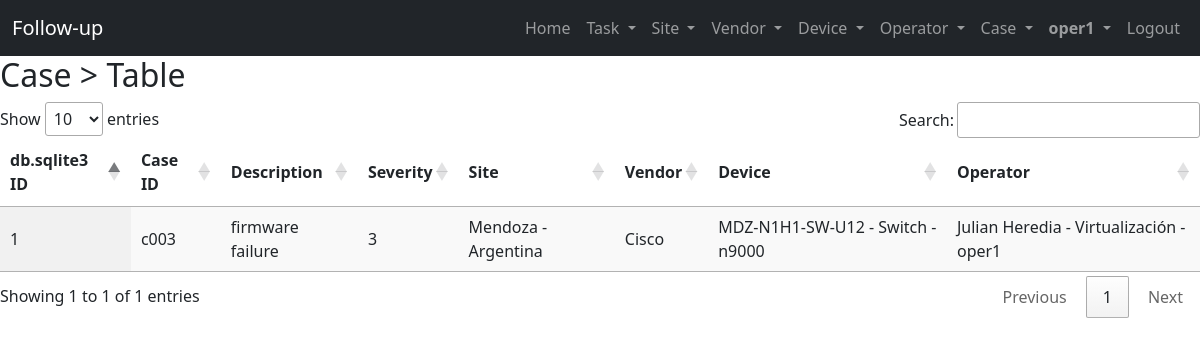
The page /case_table/ (signed in) on the database as committed earlier.
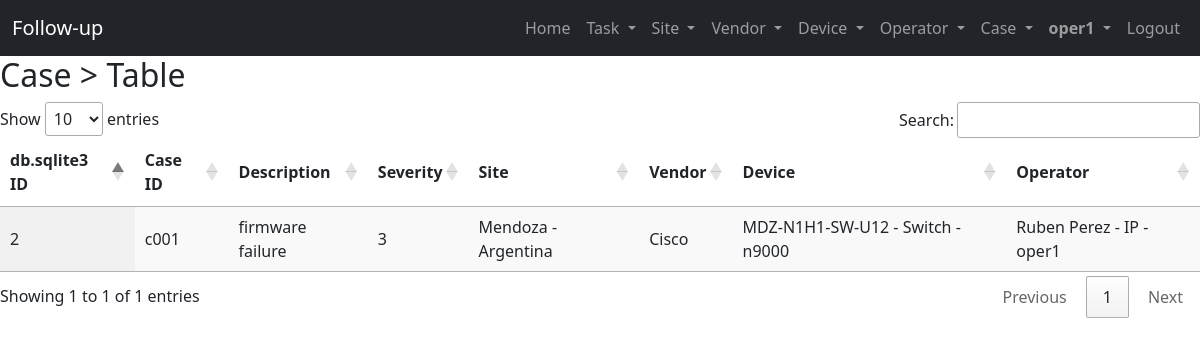
The same page on the database as committed later.
### tasks/models.py (models this page shows, shortened)
class Case(models.Model):
  SEVERITIES = (
    ('1', "Not classified"),
    ('2', "Information"),
    ('3', "Warning"),
    ('4', "Average"),
    ('5', "High"),
    ('6', "Disaster")
  )
  caseId = models.CharField(max_length=6)
  description = models.CharField(max_length=20)
  severity = models.CharField(choices=SEVERITIES, max_length=2, null=True)
  site = models.ForeignKey(Site, on_delete=models.CASCADE, null=True)
  vendor = models.ForeignKey(Vendor, on_delete=models.CASCADE, null=True)
  device = models.ForeignKey(Device, on_delete=models.CASCADE, null=True)
  operator = models.ForeignKey(Operator, on_delete=models.CASCADE, null=True)
  caseImage = models.ImageField(upload_to='cases', blank=True, null=True)
  class Meta():
    verbose_name = 'Case'
    verbose_name_plural = 'Cases'
    ordering = ('caseId', 'description')
    unique_together = ('caseId', 'description')

class Site(models.Model):
  siteId = models.CharField(max_length=6)
  name = models.CharField(max_length=20)
  address = models.CharField(max_length=30)
  city = models.CharField(max_length=20)
  country = models.CharField(max_length=20)
  switchowner = models.CharField(max_length=30)
  contact = models.IntegerField(default=0)
  siteImage = models.ImageField(upload_to='sites', blank=True, null=True) # default=""
  def __str__(self):
    return self.name + ' - ' + self.country
  class Meta():
    verbose_name = 'Site'
    verbose_name_plural = 'Sites'
    ordering = ('siteId', 'name')
    unique_together = ('siteId', 'name')

class Vendor(models.Model):
  vendorId = models.CharField(max_length=6)
  name = models.CharField(max_length=20)
  email = models.EmailField()
  contact = models.IntegerField()
  vendorImage = models.ImageField(upload_to='vendors', blank=True, null=True)
  def __str__(self):
    return self.name
  class Meta():
    verbose_name = 'Vendor'
    verbose_name_plural = 'Vendors'
    ordering = ('vendorId', 'name')
    unique_together = ('vendorId', 'name')

class Device(models.Model):
  deviceId = models.CharField(max_length=6)
  name = models.CharField(max_length=20)
  category = models.CharField(max_length=20)
  model = models.CharField(max_length=20)
  serialNumber = models.CharField(max_length=30)
  rack = models.CharField(max_length=30)
  site = models.ForeignKey(Site, on_delete=models.CASCADE, null=True)
  vendor = models.ForeignKey(Vendor, on_delete=models.CASCADE, null=True)
  deviceImage = models.ImageField(upload_to='devices', blank=True, null=True)
  def __str__(self):
    return f'{self.name} - {self.category} - {self.model}'
  class Meta():
    verbose_name = 'Device'
    verbose_name_plural = 'Devices'
    ordering = ('deviceId', 'name', 'category')
    unique_together = ('deviceId', 'name', 'category')

class Operator(models.Model):
  operatorId = models.CharField(max_length=6)
  firstName = models.CharField(max_length=20)
  lastName = models.CharField(max_length=20)
  email = models.EmailField()
  contact = models.IntegerField()
  backOffice = models.CharField(max_length=20)
  user = models.OneToOneField(User, on_delete=models.CASCADE, null=True)
  operatorImage = models.ImageField(upload_to='operators', blank=True, null=True)
  def __str__(self):
    return self.firstName + ' ' + self.lastName + ' - ' + self.backOffice + ' - ' + self.user.username
  class Meta():
    verbose_name = 'Operator'
    verbose_name_plural = 'Operators'
    ordering = ('operatorId', 'firstName', 'lastName')
    unique_together = ('operatorId', 'firstName', 'lastName')

### tasks/views.py (the view)
# urls.py: path('case_table/', views.case_table, name='case_table'),
@login_required
def case_table(request):
    cases = Case.objects.all()
    return render(request, 'case_table.html', {'cases': cases})

### tasks/templates/case_table.html
{% extends 'base.html' %}
{% block content %}
    <h2>Case > Table</h2>
    <table id="example" class="display" style="width:100%">
        <thead>
            <tr>
                <th>db.sqlite3 ID</th>
                <th>Case ID</th>
                <th>Description</th>
                <th>Severity</th>
                <th>Site</th>
                <th>Vendor</th>
                <th>Device</th>
                <th>Operator</th>
            </tr>
        </thead>
        <tbody>
            {% for case in cases %}
            <tr>
                <td>{{ case.id }}</td>
                <td>{{ case.caseId }}</td>
                <td>{{ case.description }}</td>
                <td>{{ case.severity }}</td>
                <td>{{ case.site }}</td>
                <td>{{ case.vendor }}</td>
                <td>{{ case.device }}</td>
                <td>{{ case.operator }}</td>
            </tr>
            {% endfor %}
        </tbody>
    </table>
{% endblock %}

Rows that differ between the two databases and show on the page:
removed Case: id "1", caseId "c003", description "firmware failure", severity "3", site "Mendoza - Argentina", vendor "Cisco", device "MDZ-N1H1-SW-U12 - Switch - n9000", operator "Julian Heredia - Virtualización - oper1"
added Case: id "2", caseId "c001", description "firmware failure", severity "3", site "Mendoza - Argentina", vendor "Cisco", device "MDZ-N1H1-SW-U12 - Switch - n9000", operator "Ruben Perez - IP - oper1"
